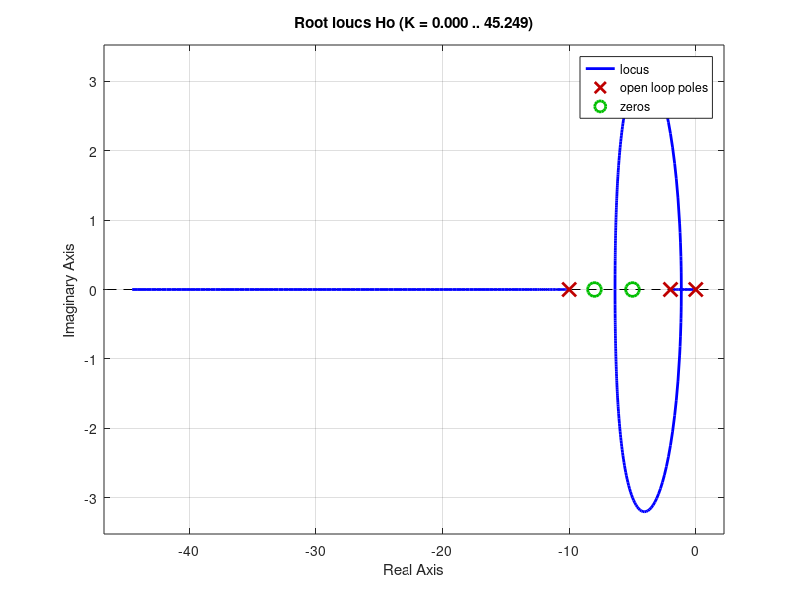
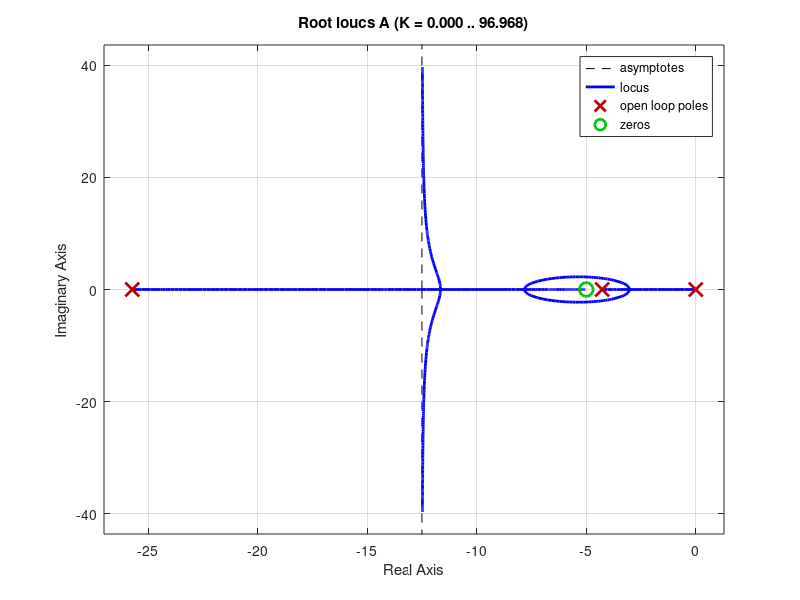

The MATLAB source for these figures, in order: (Note: this script raises an error after producing the figures.)
clc;
close all;
clear;

s = tf('s');

z1 = -5;
p1 = -2;
p2 = -10;

Hp = (s-z1) / ( (s-p1) * (s-p2) );

k = 1;
a = 8;
b = 0;
Gc = k * (s + a) / (s + b);

Ho = Gc * Hp;

figure;
rlocus(Ho);

k = 18;
A = (k*(s-z1)) / (s^3 + (k-p1-p2)*s^2 + (p1*p2-z1*k)*s);
figure;
rlocus(A);

zeros = roots(k*[1 -z1])

poles = roots([1 (k-p1-p2) (p1*p2-z1*k) 0])

sigma_a = ( sum(poles) - sum(zeros) ) / ( length(poles) - length(zeros) )

syms x real;
f1 = k*x - z1*k;
f2 = x^3 + (k-p1-p2)*x^2 + (p1*p2-z1*k)*x;
f = simplify( diff(f1, x)*f2 - f1*diff(f2, x) );
s_i = roots( sym2poly(f)  )


T_end = 12;

H2 = (s-z1) / ( s * (s-p2) );
figure;
rlocus(H2);
H2c = H2 / (1 + H2);
[y2,t2] = step(H2c, T_end);

H3 = (s-z1) * (s + 9.77) / ( s* (s-p1) * (s-p2) );
figure;
rlocus(H3);
H3c = H3 / (1 + H3);
[y3,t3] = step(H3c, T_end);

H3c2 = 18*H3 / (1 + 18*H3);
z3 = zero(H3c2)
p3 = pole(H3c2)

figure
hold on;
plot(t2, y2, 'LineWidth',2.0, 'Color','blue');
plot(t3, y3, 'LineWidth',2.0, 'Color','magenta');
title('Step response', 'interpreter','latex', 'fontsize',16);
legend({'$a =2 $', '$a = 9.77$'}, 'interpreter','latex', 'fontsize',14);
xlabel('time [$s$]', 'interpreter','latex', 'fontsize',14);
hold off;
